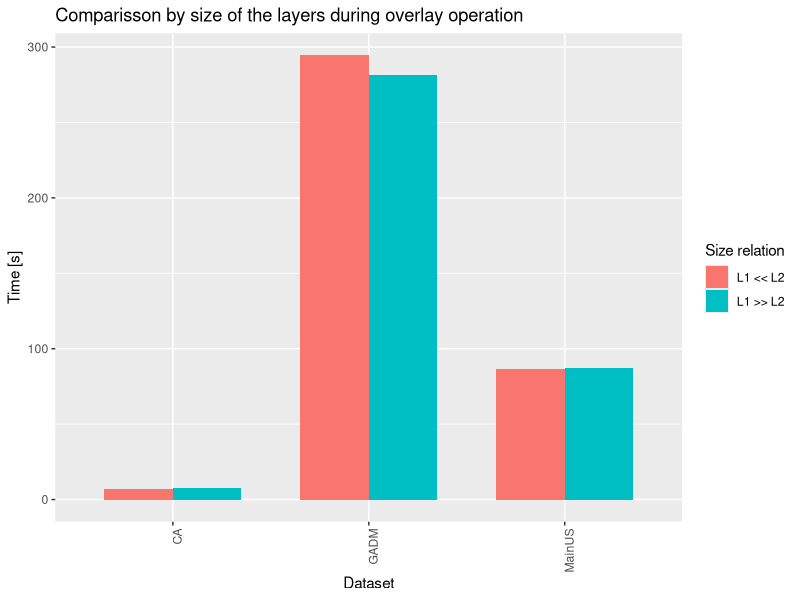
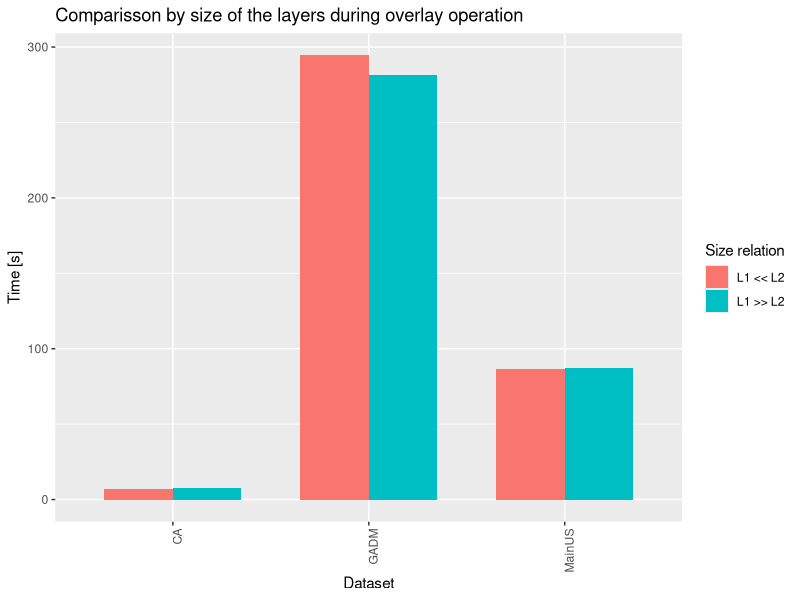

These figures' R source, in order:
library(tidyverse)
setwd("/home/and/Documents/Papers/SDCEL/figures/experiments/compare/")

gadm   = read_tsv("GADM_compare/GADM_compare.tsv") %>%
  add_column(dataset = "GADM")
mainus = read_tsv("MainUS_compare/MainUS_compare.tsv") %>%
  add_column(dataset = "MainUS")
ca = read_tsv("CA_compare/CA_compare.tsv") %>%
  add_column(dataset = "CA")

data = bind_rows(gadm, mainus, ca)

p = ggplot(data, aes(x = dataset, y = time, fill = l1l2)) + 
  geom_col(width = 0.7, position="dodge") + 
  theme(axis.text.x = element_text(angle = 90, hjust = 1)) +
  labs(x="Dataset", y="Time [s]",
       title=paste0("Comparisson by size of the layers during overlay operation")) + 
  guides(fill=guide_legend(title="Size relation"))
plot(p)

W = as.numeric(Sys.getenv("R_WIDTH"))
H = as.numeric(Sys.getenv("R_HEIGHT"))
ggsave(paste0("compare.pdf"), width = W, height = H)
